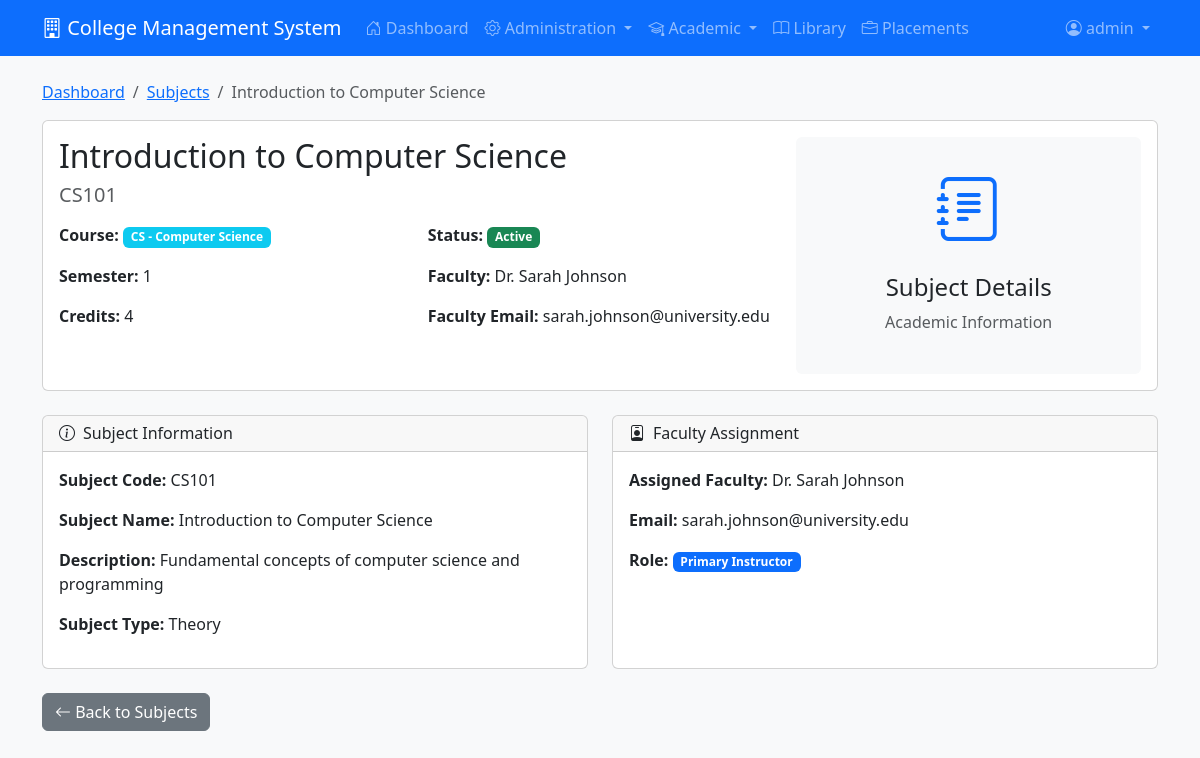
/traditional-php/subject_details.php?id=1 (signed in), run on the app's committed database.
### tables this page shows
CREATE TABLE users (
    user_id INT PRIMARY KEY AUTO_INCREMENT,
    username VARCHAR(100) NOT NULL UNIQUE,
    password_hash VARCHAR(255) NOT NULL,
    role_id INT NOT NULL,
    is_active TINYINT(1) DEFAULT 1,
    created_at TIMESTAMP DEFAULT CURRENT_TIMESTAMP,
    FOREIGN KEY (role_id) REFERENCES roles(role_id)
);

CREATE TABLE subjects (
    subject_id INT PRIMARY KEY AUTO_INCREMENT,
    subject_code VARCHAR(20) NOT NULL UNIQUE,
    subject_name VARCHAR(200) NOT NULL,
    description TEXT NULL,
    credits INT DEFAULT 4,
    faculty_id INT NULL,
    course_id INT NULL,
    semester INT DEFAULT 1,
    subject_type ENUM('Theory', 'Practical', 'Lab') DEFAULT 'Theory',
    academic_year VARCHAR(20) DEFAULT '2024-25',
    status ENUM('Active', 'Inactive') DEFAULT 'Active',
    created_at TIMESTAMP DEFAULT CURRENT_TIMESTAMP,
    FOREIGN KEY (faculty_id) REFERENCES faculty(faculty_id),
    FOREIGN KEY (course_id) REFERENCES courses(course_id)
);

CREATE TABLE courses (
    course_id INT PRIMARY KEY AUTO_INCREMENT,
    course_code VARCHAR(10) NOT NULL UNIQUE,
    course_name VARCHAR(150) NOT NULL,
    duration_years INT
);

CREATE TABLE faculty (
    faculty_id INT PRIMARY KEY AUTO_INCREMENT,
    user_id INT NULL UNIQUE,
    full_name VARCHAR(200) NOT NULL,
    email VARCHAR(100) UNIQUE,
    contact_number VARCHAR(20),
    department VARCHAR(100),
    employment_role VARCHAR(100),
    highest_degree VARCHAR(100),
    primary_subject VARCHAR(100),
    is_active TINYINT(1) DEFAULT 1,
    profile_picture VARCHAR(255) NULL,
    gender ENUM('Male', 'Female', 'Other') DEFAULT 'Other',
    created_at TIMESTAMP DEFAULT CURRENT_TIMESTAMP,
    FOREIGN KEY (user_id) REFERENCES users(user_id)
);

### traditional-php/config.php (called while the page is built, shortened)
<?php
try {
    $pdo = new PDO(
        "mysql:host=" . DB_HOST . ";dbname=" . DB_NAME . ";charset=utf8mb4",
        DB_USER,
        DB_PASS,
        [
            PDO::ATTR_ERRMODE => PDO::ERRMODE_EXCEPTION,
            PDO::ATTR_DEFAULT_FETCH_MODE => PDO::FETCH_ASSOC,
            PDO::ATTR_EMULATE_PREPARES => false,
        ]
    );
} catch (PDOException $e) {
    die("Database connection failed: " . $e->getMessage());
}
function isLoggedIn() {
    return isset($_SESSION['user_id']);
}
function getCurrentUser() {
    global $pdo;
    try {
        $stmt = $pdo->prepare("
            SELECT u.*, r.role_name,
                   CASE
                       WHEN r.role_name = 'Faculty' THEN f.faculty_id
                       WHEN r.role_name = 'Student' THEN s.student_pk_id
                       ELSE NULL
                   END as faculty_id,
                   CASE
                       WHEN r.role_name = 'Faculty' THEN f.faculty_id
                       WHEN r.role_name = 'Student' THEN s.student_pk_id
                       ELSE NULL
                   END as student_id
            FROM users u
            LEFT JOIN roles r ON u.role_id = r.role_id
            LEFT JOIN faculty f ON u.user_id = f.user_id
            LEFT JOIN students s ON u.user_id = s.user_id
            WHERE u.user_id = ?
        ");
        $stmt->execute([$_SESSION['user_id']]);
        $user = $stmt->fetch(PDO::FETCH_ASSOC);
        if ($user) {
            return $user;
        }
        return null;
    } catch (PDOException $e) {
        error_log("getCurrentUser: Database error: " . $e->getMessage());
        return [
            'user_id' => $_SESSION['user_id'],
            'username' => $_SESSION['username'] ?? 'unknown',
            'role_name' => $_SESSION['role'] ?? 'Student',
            'faculty_id' => null,
            'student_id' => null,
            'full_name' => $_SESSION['username'] ?? 'Unknown User'
        ];
    }
}
function hasRole($roles) {
    $user = getCurrentUser();
    $roleMapping = [
        'Management' => 'Administrative Staff',
        'Staff' => 'Administrative Staff',
        'Admin' => 'Admin',
        'Faculty' => 'Faculty',
        'Student' => 'Student'
    ];
    $mappedRoles = [];
    foreach ($roles as $role) {
        if (isset($roleMapping[$role])) {
            $mappedRoles[] = $roleMapping[$role];
        } else {
            $mappedRoles[] = $role;
        }
    }
    return in_array($user['role_name'], $mappedRoles);
}
function getPermissions() {
    return [
        'Admin' => [
            'read' => ['all'],
            'write' => ['all'],
            'modules' => ['dashboard', 'students', 'faculty', 'courses', 'subjects', 'tests', 'grades', 'fees', 'library', 'placements', 'admissions', 'announcements', 'settings', 'papers']
        ],
        'Administrative Staff' => [
            'read' => ['all'],
            'write' => ['all'],
            'modules' => ['dashboard', 'students', 'faculty', 'courses', 'subjects', 'tests', 'grades', 'fees', 'library', 'placements', 'admissions', 'announcements', 'settings', 'papers']
        ],
        'Faculty' => [
            'read' => ['students', 'library', 'placements', 'dashboard', 'subjects', 'tests', 'grades', 'papers'],
            'write' => ['announcements', 'grades', 'tests', 'papers'],
            'modules' => ['dashboard', 'students', 'library', 'placements', 'announcements', 'grades', 'tests', 'subjects', 'papers']
        ],
        'Student' => [
            'read' => ['all'],
            'write' => [],
            'modules' => ['dashboard', 'grades', 'library', 'placements', 'announcements', 'papers']
        ]
    ];
}
function canAccessModule($module) {
    $user = getCurrentUser();
    $permissions = getPermissions();
    $role = $user['role_name'];
    return in_array($module, $permissions[$role]['modules']);
}
function escape($string) {
    return htmlspecialchars($string, ENT_QUOTES, 'UTF-8');
}

### traditional-php/subject_details.php (the view, shortened to what this page needs)
<?php
require_once 'config.php';
$user = getCurrentUser();
$subject_id = $_GET['id'] ?? 0;
$stmt = $pdo->prepare("
    SELECT s.*, c.course_name, c.course_code,
           f.full_name as faculty_name, f.email as faculty_email
    FROM subjects s
    LEFT JOIN courses c ON s.course_id = c.course_id
    LEFT JOIN faculty f ON s.faculty_id = f.faculty_id
    WHERE s.subject_id = ?
");
$stmt->execute([$subject_id]);
$subject = $stmt->fetch(PDO::FETCH_ASSOC);
?>
<!DOCTYPE html>
<html lang="en">
<head>
    <link href="https://cdn.jsdelivr.net/npm/bootstrap@5.3.0/dist/css/bootstrap.min.css" rel="stylesheet">
    <link href="https://cdn.jsdelivr.net/npm/bootstrap-icons@1.10.0/font/bootstrap-icons.css" rel="stylesheet">
</head>
<body class="bg-light">
    <nav class="navbar navbar-expand-lg navbar-dark bg-primary">
        <div class="container">
            <a class="navbar-brand" href="dashboard.php">
                <i class="bi bi-building"></i> College Management System
            </a>
            <div class="collapse navbar-collapse" id="navbarNav">
                <ul class="navbar-nav me-auto">
                    <li class="nav-item">
                        <a class="nav-link" href="dashboard.php">
                            <i class="bi bi-house-door"></i> Dashboard
                        </a>
                    </li>
                    <?php if (hasRole(['Administrative Staff', 'Admin'])): ?>
                    <li class="nav-item dropdown">
                        <a class="nav-link dropdown-toggle" href="#" id="adminDropdown" role="button" data-bs-toggle="dropdown">
                            <i class="bi bi-gear"></i> Administration
                        </a>
                    </li>
                    <?php endif; ?>
                    <?php if (canAccessModule('subjects') || canAccessModule('tests') || canAccessModule('grades') || canAccessModule('students') || canAccessModule('faculty')): ?>
                    <li class="nav-item dropdown">
                        <a class="nav-link dropdown-toggle" href="#" id="academicDropdown" role="button" data-bs-toggle="dropdown">
                            <i class="bi bi-mortarboard"></i> Academic
                        </a>
                    </li>
                    <?php endif; ?>
                    <?php if (canAccessModule('library')): ?>
                    <li class="nav-item">
                        <a class="nav-link" href="library.php">
                            <i class="bi bi-book"></i> Library
                        </a>
                    </li>
                    <?php endif; ?>
                    <?php if (canAccessModule('placements')): ?>
                    <li class="nav-item">
                        <a class="nav-link" href="placements.php">
                            <i class="bi bi-briefcase"></i> Placements
                        </a>
                    </li>
                    <?php endif; ?>
                    <?php if (hasRole(['Student'])): ?>
                    <li class="nav-item">
                        <a class="nav-link" href="student-grades.php">
                            <i class="bi bi-award"></i> My Grades
                        </a>
                    </li>
                    <li class="nav-item">
                        <a class="nav-link" href="fees.php">
                            <i class="bi bi-currency-dollar"></i> Fees
                        </a>
                    </li>
                    <li class="nav-item">
                        <a class="nav-link" href="library.php">
                            <i class="bi bi-book"></i> Library
                        </a>
                    </li>
                    <?php endif; ?>
                </ul>
                <ul class="navbar-nav">
                    <li class="nav-item dropdown">
                        <a class="nav-link dropdown-toggle" href="#" id="userDropdown" role="button" data-bs-toggle="dropdown">
                            <i class="bi bi-person-circle"></i> <?php echo escape($user['username']); ?>
                        </a>
                    </li>
                </ul>
            </div>
        </div>
    </nav>
    <div class="container mt-4">
        <nav aria-label="breadcrumb">
            <ol class="breadcrumb">
                <li class="breadcrumb-item"><a href="dashboard.php">Dashboard</a></li>
                <li class="breadcrumb-item"><a href="subjects.php">Subjects</a></li>
                <li class="breadcrumb-item active"><?php echo escape($subject['subject_name']); ?></li>
            </ol>
        </nav>
        <div class="card mb-4">
            <div class="card-body">
                <div class="row">
                    <div class="col-md-8">
                        <h2 class="mb-2"><?php echo escape($subject['subject_name']); ?></h2>
                        <h5 class="text-muted mb-3"><?php echo escape($subject['subject_code']); ?></h5>
                        <div class="row">
                            <div class="col-md-6">
                                <p><strong>Course:</strong>
                                    <?php if ($subject['course_name']): ?>
                                        <span class="badge bg-info"><?php echo escape($subject['course_code'] . ' - ' . $subject['course_name']); ?></span>
                                    <?php else: ?>
                                        Not assigned
                                    <?php endif; ?>
                                </p>
                                <p><strong>Semester:</strong> <?php echo escape($subject['semester']); ?></p>
                                <p><strong>Credits:</strong> <?php echo escape($subject['credits']); ?></p>
                            </div>
                            <div class="col-md-6">
                                <p><strong>Status:</strong>
                                    <span class="badge bg-<?php echo $subject['status'] === 'Active' ? 'success' : 'secondary'; ?>">
                                        <?php echo escape($subject['status']); ?>
                                    </span>
                                </p>
                                <p><strong>Faculty:</strong> <?php echo escape($subject['faculty_name'] ?? 'Not assigned'); ?></p>
                                <?php if ($subject['faculty_email']): ?>
                                <p><strong>Faculty Email:</strong> <?php echo escape($subject['faculty_email']); ?></p>
                                <?php endif; ?>
                            </div>
                        </div>
                    </div>
                    <div class="col-md-4 text-center">
                        <div class="bg-light rounded p-4">
                            <i class="bi bi-journal-text text-primary" style="font-size: 4rem;"></i>
                            <h4 class="mt-3">Subject Details</h4>
                            <p class="text-muted">Academic Information</p>
                        </div>
                    </div>
                </div>
            </div>
        </div>
        <div class="row">
            <div class="col-md-6">
                <div class="card detail-card h-100">
                    <div class="card-header">
                        <h6 class="mb-0"><i class="bi bi-info-circle me-2"></i>Subject Information</h6>
                    </div>
                    <div class="card-body">
                        <p><strong>Subject Code:</strong> <?php echo escape($subject['subject_code']); ?></p>
                        <p><strong>Subject Name:</strong> <?php echo escape($subject['subject_name']); ?></p>
                        <p><strong>Description:</strong> <?php echo escape($subject['description'] ?? 'No description available'); ?></p>
                        <p><strong>Subject Type:</strong> <?php echo escape($subject['subject_type'] ?? 'Not specified'); ?></p>
                    </div>
                </div>
            </div>
            <div class="col-md-6">
                <div class="card detail-card h-100">
                    <div class="card-header">
                        <h6 class="mb-0"><i class="bi bi-person-badge me-2"></i>Faculty Assignment</h6>
                    </div>
                    <div class="card-body">
                        <?php if ($subject['faculty_name']): ?>
                        <p><strong>Assigned Faculty:</strong> <?php echo escape($subject['faculty_name']); ?></p>
                        <p><strong>Email:</strong> <?php echo escape($subject['faculty_email']); ?></p>
                        <p><strong>Role:</strong> <span class="badge bg-primary">Primary Instructor</span></p>
                        <?php else: ?>
                        <p class="text-muted">No faculty assigned to this subject yet.</p>
                        <?php endif; ?>
                    </div>
                </div>
            </div>
        </div>
        <div class="mt-4">
            <a href="subjects.php" class="btn btn-secondary">
                <i class="bi bi-arrow-left"></i> Back to Subjects
            </a>
        </div>
    </div>
</body>
</html>

### traditional-php/subject_details.php (style rules this page uses)
.detail-card { transition: transform 0.2s; }

### data on the page
users: username "admin"
subjects: subject_name "Introduction to Computer Science", subject_code "CS101", course.course_name "CS - Computer Science", semester "1", credits "4", status "Active", faculty.full_name "Dr. Sarah Johnson", faculty.email "sarah.johnson@university.edu", description "Fundamental concepts of computer science and programming", subject_type "Theory"
